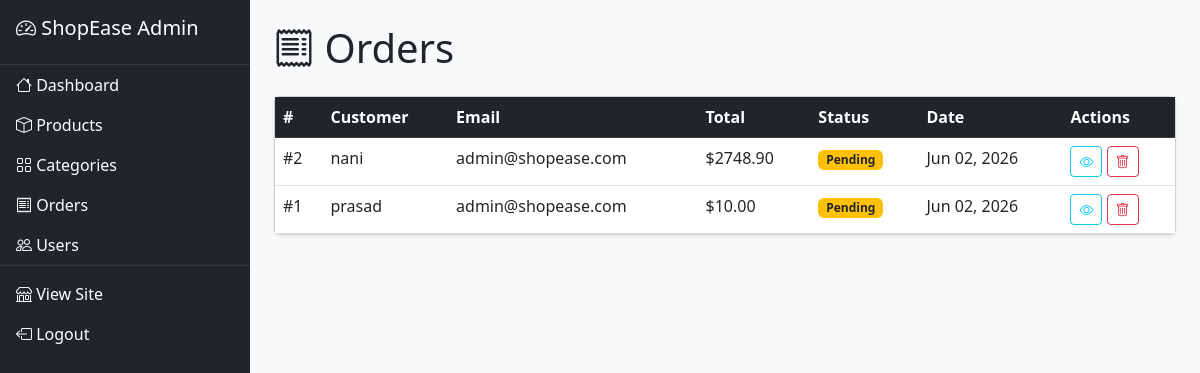
The page /dashboard/orders/ (signed in) on the database its author committed.
### store/models.py (models this page shows, shortened)
class Order(models.Model):
    STATUS_CHOICES = [
        ('pending', 'Pending'),
        ('processing', 'Processing'),
        ('shipped', 'Shipped'),
        ('delivered', 'Delivered'),
        ('cancelled', 'Cancelled'),
    ]
    user = models.ForeignKey(User, on_delete=models.CASCADE, null=True, blank=True)
    full_name = models.CharField(max_length=200)
    email = models.EmailField()
    address = models.TextField()
    city = models.CharField(max_length=100)
    postal_code = models.CharField(max_length=20)
    phone = models.CharField(max_length=20)
    total = models.DecimalField(max_digits=10, decimal_places=2, default=0)
    shipping_cost = models.DecimalField(max_digits=10, decimal_places=2, default=0)
    tax = models.DecimalField(max_digits=10, decimal_places=2, default=0)
    status = models.CharField(max_length=20, choices=STATUS_CHOICES, default='pending')
    paid = models.BooleanField(default=False)
    created_at = models.DateTimeField(auto_now_add=True)
    updated_at = models.DateTimeField(auto_now=True)
    class Meta:
        ordering = ['-created_at']

### store/views_admin.py (the view)
# urls.py: path('dashboard/orders/', views_admin.order_list, name='admin_order_list'),
@staff_member_required
def order_list(request):
    orders = Order.objects.all()
    return render(request, 'admin_dashboard/order_list.html', {'orders': orders})

### store/context_processors.py (called while the page is built)
def cart_count(request):
    count = 0
    if request.user.is_authenticated:
        cart = Cart.objects.filter(user=request.user).first()
    elif request.session.session_key:
        cart = Cart.objects.filter(session_key=request.session.session_key).first()
    else:
        cart = None
    if cart:
        count = sum(item.quantity for item in cart.items.all())
    return {'cart_count': count}

### templates/admin_dashboard/order_list.html (shortened to what this page needs)
{% extends 'admin_dashboard/base_admin.html' %}
{% block content %}
<h1 class="mb-4"><i class="bi bi-receipt"></i> Orders</h1>
<div class="card shadow-sm">
    <div class="card-body p-0">
        <table class="table table-hover mb-0">
            <thead class="table-dark">
                <tr>
                    <th>#</th>
                    <th>Customer</th>
                    <th>Email</th>
                    <th>Total</th>
                    <th>Status</th>
                    <th>Date</th>
                    <th>Actions</th>
                </tr>
            </thead>
            <tbody>
                {% for order in orders %}
                    <tr>
                        <td>#{{ order.id }}</td>
                        <td>{{ order.full_name }}</td>
                        <td>{{ order.email }}</td>
                        <td>${{ order.total }}</td>
                    <td>
                        <span class="badge bg-{% if order.status == 'pending' %}warning text-dark{% elif order.status == 'processing' %}info{% elif order.status == 'shipped' %}primary{% elif order.status == 'delivered' %}success{% else %}danger{% endif %}">{{ order.get_status_display }}</span>
                    </td>
                        <td>{{ order.created_at|date:"M d, Y" }}</td>
                        <td>
                            <a href="{% url 'admin_order_detail' order.id %}" class="btn btn-sm btn-outline-info"><i class="bi bi-eye"></i></a>
                            <a href="{% url 'admin_order_delete' order.id %}" class="btn btn-sm btn-outline-danger" onclick="return confirm('Delete order #{{ order.id }}?')"><i class="bi bi-trash"></i></a>
                        </td>
                    </tr>
                {% empty %}
                    <tr><td colspan="7" class="text-center text-muted py-4">No orders found</td></tr>
                {% endfor %}
            </tbody>
        </table>
    </div>
</div>
{% endblock %}

### static/css/style.css (style rules this page uses)
body { background-color: #f8f9fa; min-height: 100vh; display: flex; flex-direction: column; }

### rows shown on the page
Order: id "2", full_name "nani", email "admin@shopease.com", total "2748.90", status "Pending", created_at "Jun 02, 2026"
Order: id "1", full_name "prasad", email "admin@shopease.com", total "10.00", status "Pending", created_at "Jun 02, 2026"
